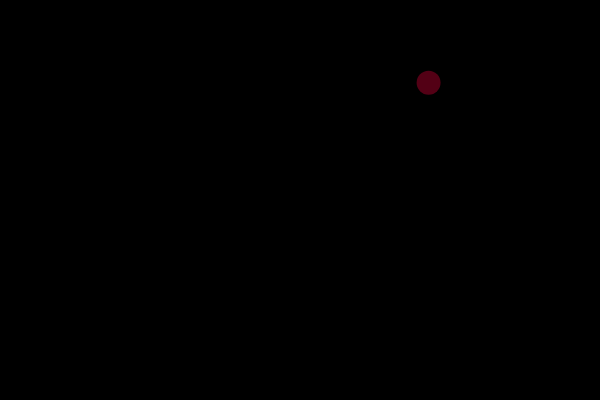
Frame 1 (no input)
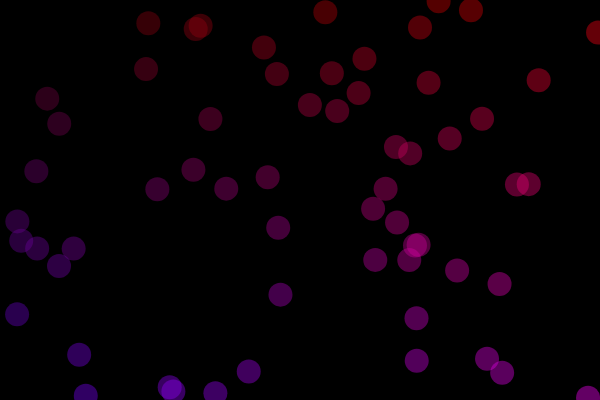
Frame 60 (no input)
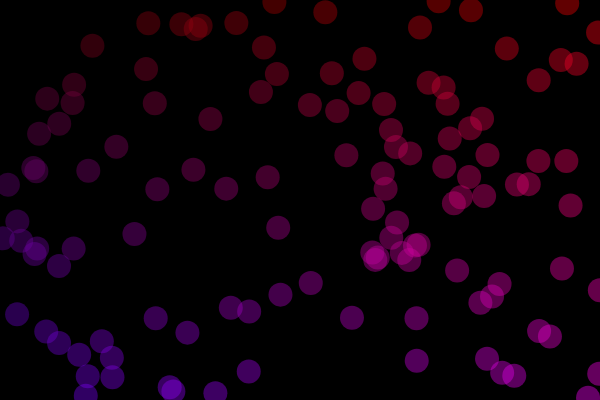
Frame 120 (the mouse pressed at the canvas centre since frame 60)

The p5.js sketch that drew these frames (run headless with seeded random() and noise() and a simulated clock; from frame 60 on, the mouse is pressed at the canvas centre):

// p5.js sketch
// ── sketch.js
/*
Exercise from Coding Traing 2.5
Goal: Use random to make dots appear all over canvas in a range of colors
Practice using the random() function
*/

var spot ={
  x:50,
  y:50
}

var colors = {
  r:200,
  g:0,
  b:0,
}

function setup() {
  createCanvas(600, 400);
  background (0);
}

//draw the dots on random locations across the whole canvas
function draw() {
  spot.x = random(0,width)
  spot.y = random(0,height)
  
  //use the spot.x value to determine the amount of red
  //more red the closer to the right the dot is
  colors.r=map(spot.x,0,width,100,255)
  
  //use the spot.y value to determine the amount of blue
  colors.b=map(spot.y,0,height,0,255)
  
  
  noStroke()
  fill(colors.r,colors.g,colors.b,100)
  ellipse(spot.x,spot.y,24,24)
}
